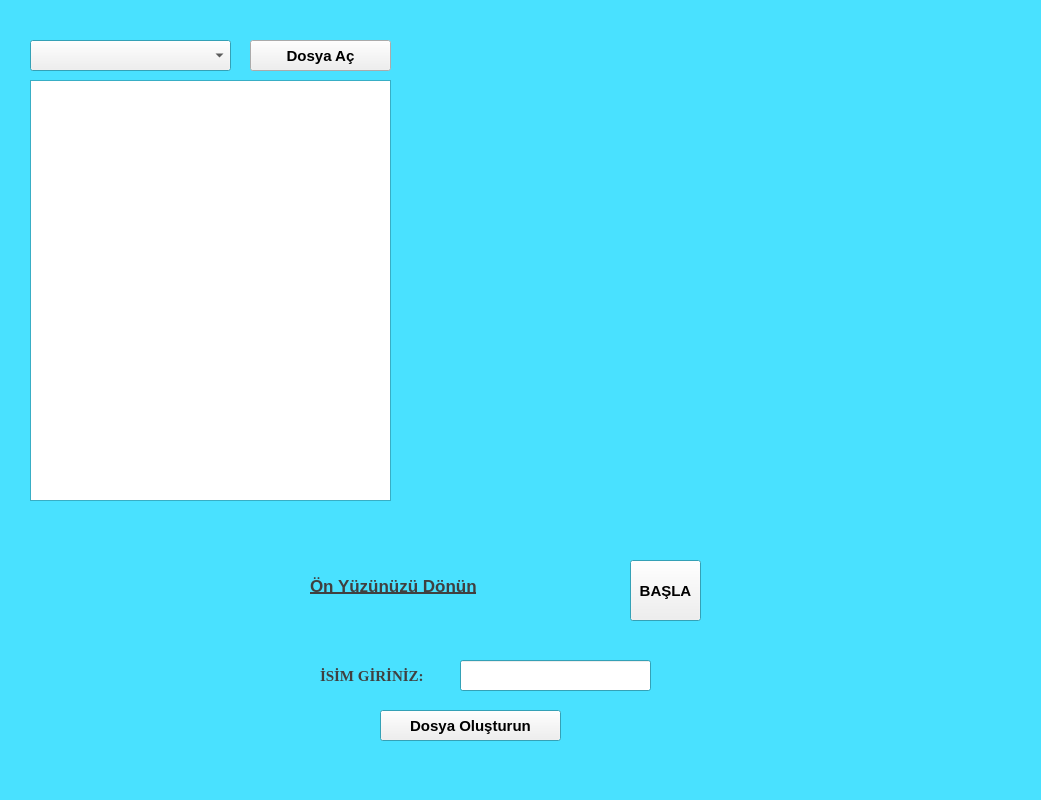
<?xml version="1.0" encoding="UTF-8"?>
<ui version="4.0">
 <class>Form</class>
 <widget class="QWidget" name="Form">
  <property name="enabled">
   <bool>true</bool>
  </property>
  <property name="geometry">
   <rect>
    <x>0</x>
    <y>0</y>
    <width>1041</width>
    <height>800</height>
   </rect>
  </property>
  <property name="sizePolicy">
   <sizepolicy hsizetype="Fixed" vsizetype="Fixed">
    <horstretch>0</horstretch>
    <verstretch>0</verstretch>
   </sizepolicy>
  </property>
  <property name="palette">
   <palette>
    <active>
     <colorrole role="WindowText">
      <brush brushstyle="SolidPattern">
       <color alpha="255">
        <red>64</red>
        <green>64</green>
        <blue>64</blue>
       </color>
      </brush>
     </colorrole>
     <colorrole role="Base">
      <brush brushstyle="SolidPattern">
       <color alpha="255">
        <red>255</red>
        <green>255</green>
        <blue>255</blue>
       </color>
      </brush>
     </colorrole>
     <colorrole role="Window">
      <brush brushstyle="SolidPattern">
       <color alpha="255">
        <red>73</red>
        <green>225</green>
        <blue>255</blue>
       </color>
      </brush>
     </colorrole>
    </active>
    <inactive>
     <colorrole role="WindowText">
      <brush brushstyle="SolidPattern">
       <color alpha="255">
        <red>64</red>
        <green>64</green>
        <blue>64</blue>
       </color>
      </brush>
     </colorrole>
     <colorrole role="Base">
      <brush brushstyle="SolidPattern">
       <color alpha="255">
        <red>255</red>
        <green>255</green>
        <blue>255</blue>
       </color>
      </brush>
     </colorrole>
     <colorrole role="Window">
      <brush brushstyle="SolidPattern">
       <color alpha="255">
        <red>73</red>
        <green>225</green>
        <blue>255</blue>
       </color>
      </brush>
     </colorrole>
    </inactive>
    <disabled>
     <colorrole role="WindowText">
      <brush brushstyle="SolidPattern">
       <color alpha="255">
        <red>120</red>
        <green>120</green>
        <blue>120</blue>
       </color>
      </brush>
     </colorrole>
     <colorrole role="Base">
      <brush brushstyle="SolidPattern">
       <color alpha="255">
        <red>73</red>
        <green>225</green>
        <blue>255</blue>
       </color>
      </brush>
     </colorrole>
     <colorrole role="Window">
      <brush brushstyle="SolidPattern">
       <color alpha="255">
        <red>73</red>
        <green>225</green>
        <blue>255</blue>
       </color>
      </brush>
     </colorrole>
    </disabled>
   </palette>
  </property>
  <property name="font">
   <font>
    <stylestrategy>PreferDefault</stylestrategy>
   </font>
  </property>
  <property name="focusPolicy">
   <enum>Qt::NoFocus</enum>
  </property>
  <property name="windowTitle">
   <string>yüzTanima</string>
  </property>
  <property name="windowOpacity">
   <double>1.000000000000000</double>
  </property>
  <widget class="QLabel" name="label_name_text">
   <property name="enabled">
    <bool>true</bool>
   </property>
   <property name="geometry">
    <rect>
     <x>320</x>
     <y>640</y>
     <width>131</width>
     <height>71</height>
    </rect>
   </property>
   <property name="sizePolicy">
    <sizepolicy hsizetype="Fixed" vsizetype="Fixed">
     <horstretch>0</horstretch>
     <verstretch>0</verstretch>
    </sizepolicy>
   </property>
   <property name="font">
    <font>
     <family>Times New Roman</family>
     <pointsize>11</pointsize>
     <weight>75</weight>
     <bold>true</bold>
     <stylestrategy>PreferDefault</stylestrategy>
     <kerning>true</kerning>
    </font>
   </property>
   <property name="text">
    <string>İSİM GİRİNİZ:</string>
   </property>
  </widget>
  <widget class="QPushButton" name="pushButton">
   <property name="enabled">
    <bool>true</bool>
   </property>
   <property name="geometry">
    <rect>
     <x>380</x>
     <y>710</y>
     <width>181</width>
     <height>31</height>
    </rect>
   </property>
   <property name="sizePolicy">
    <sizepolicy hsizetype="Maximum" vsizetype="Maximum">
     <horstretch>0</horstretch>
     <verstretch>0</verstretch>
    </sizepolicy>
   </property>
   <property name="font">
    <font>
     <pointsize>11</pointsize>
     <weight>75</weight>
     <italic>false</italic>
     <bold>true</bold>
     <underline>false</underline>
     <stylestrategy>PreferDefault</stylestrategy>
     <kerning>true</kerning>
    </font>
   </property>
   <property name="text">
    <string>Dosya Oluşturun</string>
   </property>
   <property name="checkable">
    <bool>true</bool>
   </property>
  </widget>
  <widget class="QLineEdit" name="lineEdit">
   <property name="geometry">
    <rect>
     <x>460</x>
     <y>660</y>
     <width>191</width>
     <height>31</height>
    </rect>
   </property>
   <property name="font">
    <font>
     <pointsize>12</pointsize>
     <stylestrategy>PreferDefault</stylestrategy>
    </font>
   </property>
  </widget>
  <widget class="QListWidget" name="file_listWidget">
   <property name="geometry">
    <rect>
     <x>30</x>
     <y>80</y>
     <width>361</width>
     <height>421</height>
    </rect>
   </property>
  </widget>
  <widget class="QLabel" name="yon_lbl">
   <property name="geometry">
    <rect>
     <x>310</x>
     <y>560</y>
     <width>271</width>
     <height>51</height>
    </rect>
   </property>
   <property name="font">
    <font>
     <pointsize>13</pointsize>
     <weight>75</weight>
     <bold>true</bold>
     <underline>true</underline>
     <stylestrategy>PreferDefault</stylestrategy>
    </font>
   </property>
   <property name="text">
    <string>Ön Yüzünüzü Dönün</string>
   </property>
   <property name="textFormat">
    <enum>Qt::PlainText</enum>
   </property>
  </widget>
  <widget class="QPushButton" name="yon_degistir_btn">
   <property name="geometry">
    <rect>
     <x>630</x>
     <y>560</y>
     <width>71</width>
     <height>61</height>
    </rect>
   </property>
   <property name="font">
    <font>
     <pointsize>11</pointsize>
     <weight>75</weight>
     <bold>true</bold>
     <stylestrategy>PreferDefault</stylestrategy>
    </font>
   </property>
   <property name="text">
    <string>BAŞLA</string>
   </property>
  </widget>
  <widget class="QLabel" name="sayac_lbl">
   <property name="geometry">
    <rect>
     <x>730</x>
     <y>570</y>
     <width>51</width>
     <height>41</height>
    </rect>
   </property>
   <property name="font">
    <font>
     <pointsize>14</pointsize>
     <weight>75</weight>
     <bold>true</bold>
     <stylestrategy>PreferDefault</stylestrategy>
    </font>
   </property>
   <property name="text">
    <string/>
   </property>
   <property name="alignment">
    <set>Qt::AlignCenter</set>
   </property>
  </widget>
  <widget class="QComboBox" name="file_name_comboBox">
   <property name="geometry">
    <rect>
     <x>30</x>
     <y>40</y>
     <width>201</width>
     <height>31</height>
    </rect>
   </property>
  </widget>
  <widget class="QPushButton" name="file_open_btn">
   <property name="geometry">
    <rect>
     <x>250</x>
     <y>40</y>
     <width>141</width>
     <height>31</height>
    </rect>
   </property>
   <property name="font">
    <font>
     <pointsize>11</pointsize>
     <weight>75</weight>
     <bold>true</bold>
     <stylestrategy>PreferDefault</stylestrategy>
    </font>
   </property>
   <property name="styleSheet">
    <string notr="true">QPushButton:hover
{
background-color : lightgreen;

}
QPushButton:pressed
{
font: 18pt &quot;Rage Italic&quot;;
color: rgb(85, 33, 255);
background-color : #ff6cc7;

}
</string>
   </property>
   <property name="text">
    <string>Dosya Aç</string>
   </property>
   <property name="checkable">
    <bool>true</bool>
   </property>
  </widget>
  <widget class="QLabel" name="image_lbl">
   <property name="geometry">
    <rect>
     <x>530</x>
     <y>100</y>
     <width>401</width>
     <height>351</height>
    </rect>
   </property>
   <property name="text">
    <string/>
   </property>
   <property name="scaledContents">
    <bool>true</bool>
   </property>
  </widget>
 </widget>
 <resources/>
 <connections/>
</ui>
